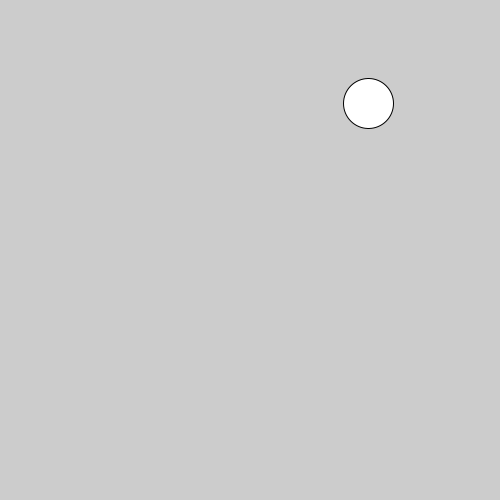
Frame 1 (no input)
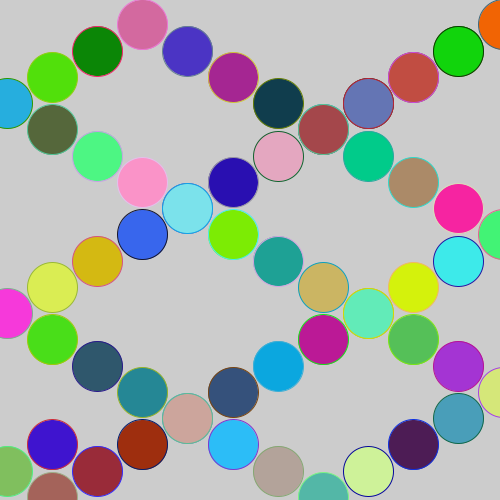
Frame 60 (the mouse pressed at the canvas centre just before this capture)
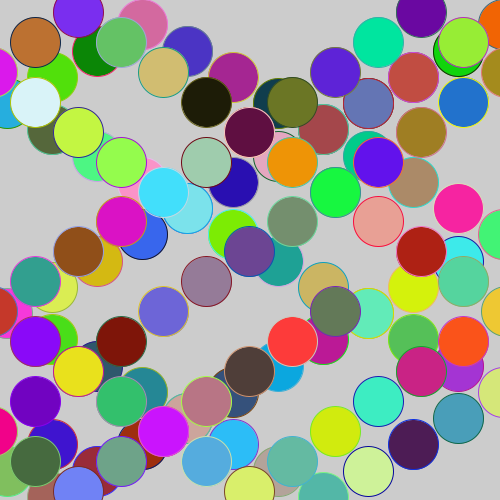
Frame 120 (the mouse held since frame 60 and released just before this capture)

The Processing sketch that drew these frames (run headless with seeded random() and noise(); from frame 60 on, the mouse is pressed at the canvas centre):

// Processing sketch: Dots_and_boundaries
// ── Dots_and_boundaries.pde
//create a VPvector
PVector pos;

PVector acc;

int speed = 50;

int i = 0;

void setup(){
  
  size(500,500);
  
  pos = new PVector(random(width),random(height),50);
  
  acc = new PVector(random(-speed,speed),random(-speed,speed),0);
}

void draw(){
  //background(0);
  
  pos.add(acc);
  
  //boundary
  if(pos.x > width-(pos.z/2) || pos.x < (pos.z/2)){
    acc.x = acc.x * -1;
  }
  if(pos.y > height-(pos.z/2) || pos.y < (pos.z/2)){
    acc.y = acc.y * -1;
  } 
  
  ellipse(pos.x, pos.y, pos.z, pos.z);
  fill(random(255),random(255),random(255));
  stroke(random(255),random(255),random(255));

}

void mousePressed(){
  pos = new PVector(random(width),random(height),50);
  
  acc = new PVector(random(-speed,speed),random(-speed,speed),0);
}
